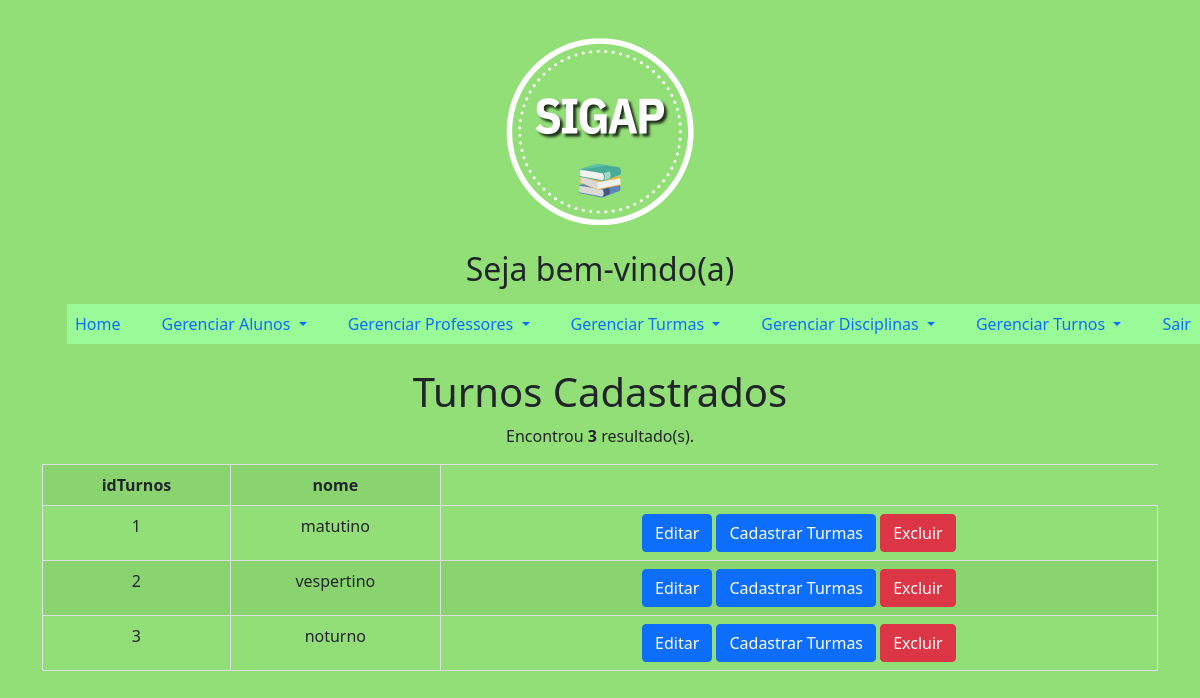
Page /principalAdmin.php?page=listarTurnos on the committed database.
### tables this page shows
CREATE TABLE `turnos` (
  `idTurnos` int(11) NOT NULL,
  `nome` varchar(45) NOT NULL
);

### listarTurnos.php (the view)
<?php
	$sql = "SELECT * FROM turnos";
	$res = $mysqli->query($sql);
	$qtd = $res->num_rows;
?>
    <div class="row">
        <div class="col-12">
            <h1>Turnos Cadastrados</h1>
        </div>
		<?php
        if($qtd > 0){
		print "<p>Encontrou <b>$qtd</b> resultado(s).</p>";
		print "<table class='table table-bordered table-striped table-hover'>";
		print "<tr>";
		print "<th>idTurnos</th>";
		print "<th>nome</th>";
		print "</tr>";
		while($row = $res->fetch_object()){
			print "<tr>";
			print "<td>".$row->idTurnos."</td>";
			print "<td>".$row->nome."</td>";
			print "<td>
					 <button onclick=\"location.href='?page=editarTurnos&idTurnos=".$row->idTurnos."';\" class='btn btn-primary'>Editar</button>
					 <button onclick=\"location.href='?page=cadastrarTurmas&idTurnos=".$row->idTurnos."';\" class='btn btn-primary'>Cadastrar Turmas</button>
					 <button onclick=\"if(confirm('Tem certeza que deseja excluir?')){location.href='?page=salvarTurnos&acao=excluir&idTurnos=".$row->idTurnos."';}else{false;}\"  class='btn btn-danger'>Excluir</button>
			       </td>";
			print "</tr>";
		}
		print "</table>";
	}else{
		print "Não encontrou resultado";
	}
	?>

### principalAdmin.php (style rules this page uses)
body { background-color: #91DF76; }
.row { text-align: center; }

### rows in the picture
turnos: idTurnos "1", nome "matutino"
turnos: idTurnos "2", nome "vespertino"
turnos: idTurnos "3", nome "noturno"

### other values in the picture
$qtd "3"
